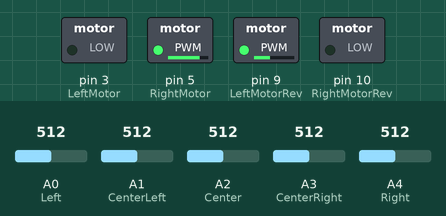
Simulated run of this sketch. Board: Arduino Uno, built with avr-gcc and run on an emulated ATmega328P. On the bench: switched loads named in the sketch (green lamp = pin HIGH). The inputs (shaded band) are chosen by the test bench; at power-on: A0 (Left) = 512, A3 (CenterRight) = 512, A4 (Right) = 512, A1 (CenterLeft) = 512, A2 (Center) = 512.

Above: at 1.2 s.
1.3 s: A0 (Left) set to 149
2.8 s: A0 (Left) set to 123
At 3.6 s:
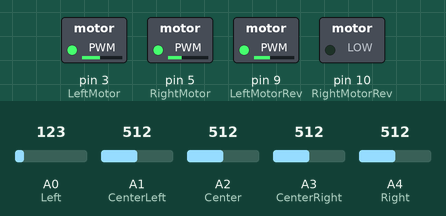
4.3 s: A3 (CenterRight) set to 710
At 4.7 s:
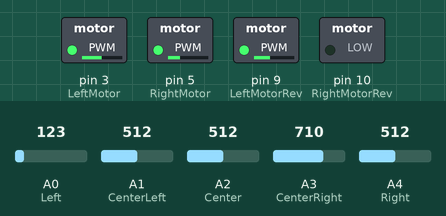
5.8 s: A4 (Right) set to 710
At 7.0 s:
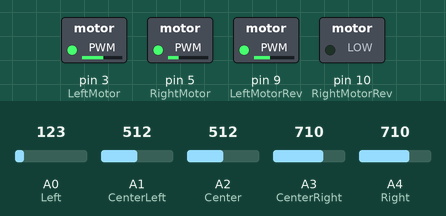
7.3 s: A1 (CenterLeft) set to 306
At 8.2 s:
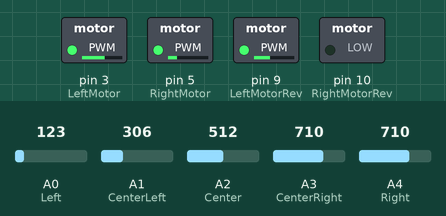
8.8 s: A2 (Center) set to 486
10.3 s: A2 (Center) set to 466
At 11.7 s:
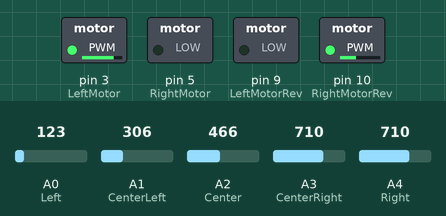
Timing chart, 0 to 12.8 s (numbered marks = the images above; inputs shaded):
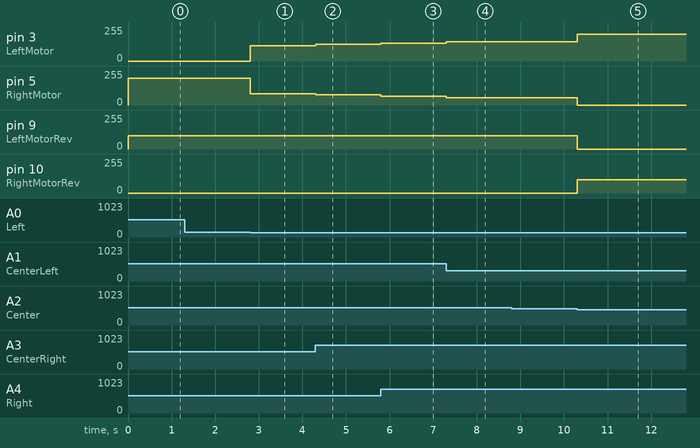

Measured:
- the behaviour switches between 135 and 134 on A0 (Left) (found by bisection; images 0 and 1)
- the behaviour switches between 474 and 473 on A2 (Center) (found by bisection; images 4 and 5)
- after the input at 1.3 s, every drawn part: stays the same
- after the input at 2.8 s, pin 3 (LeftMotor): 0/255 → 114/255 at once; pin 5 (RightMotor): 200/255 → 86/255 at once
- after the input at 4.3 s, pin 3 (LeftMotor): 114/255 → 124/255 at once; pin 5 (RightMotor): 86/255 → 76/255 at once
- after the input at 5.8 s, pin 3 (LeftMotor): 124/255 → 134/255 at once; pin 5 (RightMotor): 76/255 → 66/255 at once
- after the input at 7.3 s, pin 3 (LeftMotor): 134/255 → 144/255 at once; pin 5 (RightMotor): 66/255 → 56/255 at once
- after the input at 8.8 s, every drawn part: stays the same
- after the input at 10.3 s, pin 3 (LeftMotor): 144/255 → 200/255 at once; pin 5 (RightMotor): 56/255 → 0/255 at once; pin 9 (LeftMotorRev): 100/255 → 0/255 at once; pin 10 (RightMotorRev): 0/255 → 100/255 at once

The sketch:

line_follower.ino
```cpp
// put your setup code here, to run once:
bool path_condition; // To make sure Bot is in it's path

// PID variables
bool stable = true, unstable = false;
float hist_error = 0;
float Kp = 0.05, Kd = 0.8, Ki = 0;
int threshold;
int last_error = 0;
int Speed, slowSpeed;
int maxspeed = 100;
int mean = 100;
int piderror, error;

// Just to make things easier
String left = "left";
String right = "right";
String forward = "forward";
String lastdir;

//Setting up pins
int Center = A2;
int Left = A0;
int Right =A4 ;
int CenterRight = A3;
int CenterLeft = A1;
int LeftMotor = 3;
int LeftMotorRev = 9;
int RightMotor =5 ;
int RightMotorRev = 10;

// Some variables to calculate various errors

int left_reading, centerleft_reading, right_reading, centerright_reading, center_reading, left_error, right_error;
int propotional_error, derivative_error, integral_error;

void setup() {

  pinMode(Center, INPUT);
  pinMode(Right, INPUT);
  pinMode(Left, INPUT);
  pinMode(CenterRight, INPUT);
  pinMode(CenterLeft, INPUT);
  pinMode(LeftMotor, OUTPUT);
  pinMode(RightMotor, OUTPUT);
  Serial.begin(9600);
}


int moveBot(String dir){
  // Applying PID
  propotional_error = Kp*error;
  derivative_error = Kd*(error-last_error);
  integral_error = Ki*(error + last_error);

  piderror = propotional_error + integral_error + derivative_error; // Total Error

  if(dir == forward){
    analogWrite(LeftMotor, (maxspeed + piderror));
    analogWrite(RightMotor, (maxspeed - piderror));
  }

  else if(dir == left){
    analogWrite(LeftMotorRev, maxspeed);
    analogWrite(RightMotor, maxspeed*2);
    analogWrite(LeftMotor, 0);
    analogWrite(RightMotorRev, 0);
  }

  else if(dir == right){
    analogWrite(LeftMotor, maxspeed*2);
    analogWrite(RightMotorRev, maxspeed);
    analogWrite(LeftMotorRev, 0);
    analogWrite(RightMotor, 0);
  }
}


void getreading(){
  /* This fuction takes in the readings from the 5 sensors attached to the bot and calculates error */
    left_reading = 1023 - analogRead(Left);
    centerleft_reading = 1023 - analogRead(CenterLeft);
    right_reading = 1023 - analogRead(Right);
    centerright_reading = 1023 - analogRead(CenterRight);
    center_reading = 1023 - analogRead(Center);
    left_error = left_reading + centerleft_reading;
    right_error = right_reading + centerright_reading;
    error = left_reading + centerleft_reading - right_reading - centerright_reading - mean;
}


void loop() {
  getreading();
  hist_error = max(hist_error, abs(error));
  if(hist_error == abs(error)){
    if(error > 0){
      lastdir = right;
    }
    else{
      lastdir = left;
    }
  }
  while(left_error < 1400){
    getreading();
    moveBot(left);
  }
  if(center_reading < 550){
    if(abs(error) < 50){
      hist_error = 0;
    }
    moveBot(forward);
  }
  else{
    if(right_error < 1400){
      while(right_error < 1400){
        getreading();
        moveBot(right);
      }
    }
    else{
      while(min(center_reading, min(right_reading, min(left_reading, min(centerleft_reading, centerright_reading)))) > 700){
        getreading();
        if(lastdir == left){
          moveBot(left);
        }
        else{
          moveBot(right);
        }
      }
    }
  }
  last_error = error;
}
```
